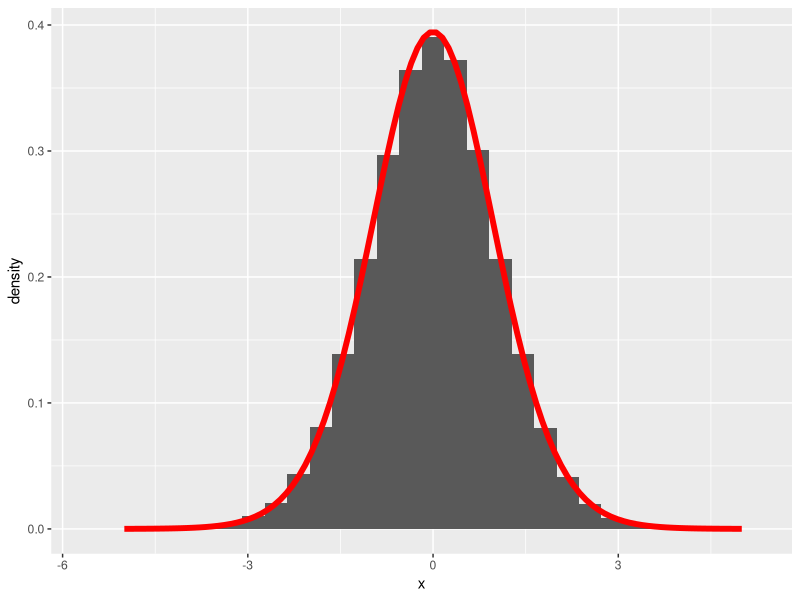
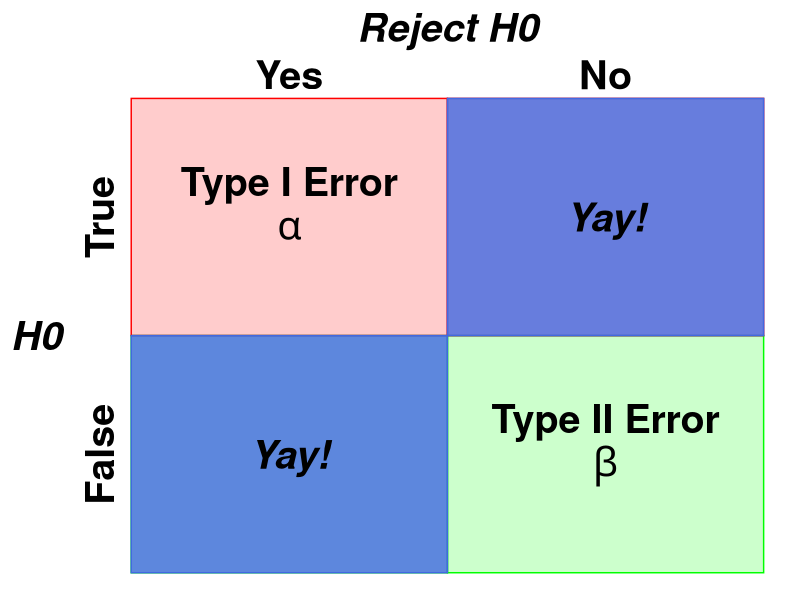
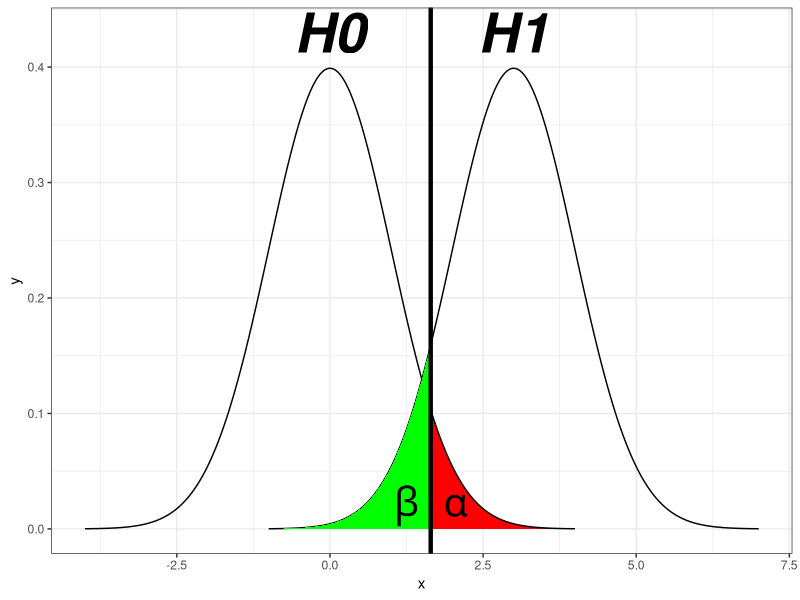
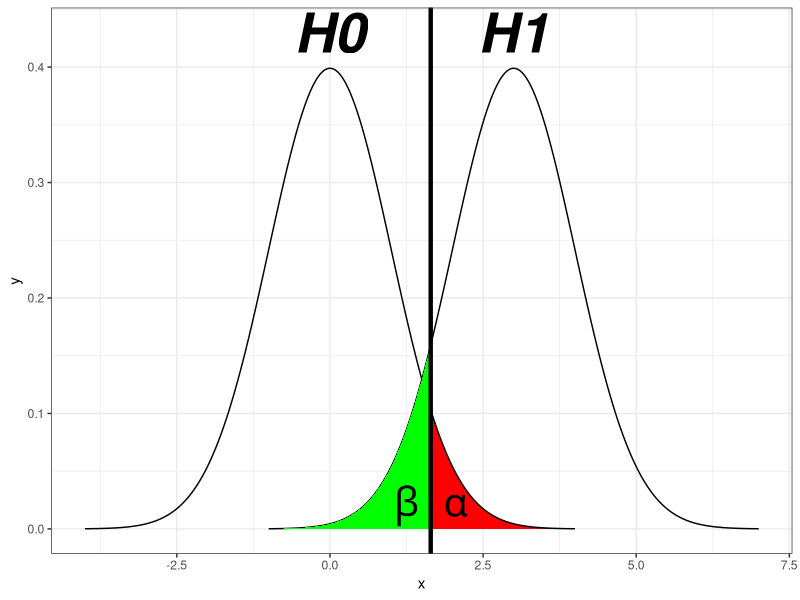

These figures' R source, in order:
## ---- chunk 1
#| code-fold: false

library(tidyverse)

## ---- chunk 2
#| code-fold: show
x <- rnorm(24, 3, 3)
## ---- chunk 3
t_stat <- function(i){
  x <- rnorm(24, 3, 3)
  tt <- (mean(x) - 3)/(sd(x)/sqrt(24))
  return(tt)
}
t_dist <- sapply(1:100000, t_stat)
xe <- seq(-5, 5, length.out = 100)
t_dist |> tibble(x = _) |> 
  ggplot(aes(x, y = ..density..)) +
  geom_histogram() +
  geom_line(data = tibble(x = xe, y = dt(xe, 23)),
            mapping = aes(x,y),
            col =  "red", lwd = 2)
## ---- chunk 4


a1 <- data.frame(
   x = c(2.5,3.5),
   y = c(41, 41),
   label = c("Yes", "No")
)

a2 <- data.frame(
   x = c(1.9),
   y = c(25, 35),
   label = c("False", "True")
)
a3 <- tibble(x = c(1.7,3), 
             y = c(30, 43), 
             label = c("H0", "Reject H0"))

yay <- tibble(x = c(2.5, 3.5), 
              y = c(25, 35), 
              label = c("Yay!", "Yay!"))

type1 <- tibble(x = c(2.5, 3.5),
                y = c(36.5, 26.5),
                label = c("Type I Error", "Type II Error"))

type2 <- tibble(x = c(3.5, 2.5),
                y = c(24.5, 34.5),
                label = c("beta", "alpha"))


# basic graph
p <- ggplot() + theme_void()

# Add rectangles
p + annotate("rect", 
             xmin=c(2,3), xmax=c(3,4), 
             ymin=c(20,20), ymax=c(30,30), 
             alpha=0.2, color="green", fill="green") + 
    annotate("rect", 
             xmin=c(2,3), xmax=c(3,4), 
             ymin=c(30,30), ymax=c(40,40), 
             alpha=0.2, color="red", fill="red") +
    annotate("rect",
             xmin=c(3,2), xmax=c(4,3),
             ymin=c(30, 20), ymax=c(40, 30),
             alpha=0.8, color="royalblue", fill="royalblue") +
    geom_text(data=a1, aes(x=x, y=y, label=label),
             size=10 , fontface="bold" ) +
    geom_text(data=a3, aes(x=x, y=y, label=label),
             size=10 , fontface="bold.italic" ) +
    geom_text(data=a2, aes(x=x, y=y, label=label),
             size=10, angle = 90, fontface="bold" ) +
    geom_text(data=yay, aes(x=x, y=y, label=label),
             size=10, fontface="bold.italic" ) +
    geom_text(data=type1, aes(x=x, y=y, label=label),
             size=10, fontface="bold") +
    geom_text(data=type2, aes(x=x, y=y, label=label),
             size=10, fontface="bold", parse = T ) 

  

## ---- chunk 5
x <- seq(-4, 4, length.out = 1000)
xx <- seq(-1, 7, length.out = 1000)
dt_one<-function(x){
            y <- dnorm(x)
            y[x < qnorm(.94)] <-NA
            return(y)
}
dt_two<-function(x){
            y <- dnorm(x, mean = 3)
            y[x > 1.645] <-NA
            return(y)
}
df1 <- tibble(x = x, y = dnorm(x))
df2 <- tibble(x = xx, y = dnorm(xx, mean = 3))

a1 <- tibble(x = c(0,3), y = c(0.43, 0.43), label = c("H0", "H1"))
a2 <- tibble(x = c(2.05,1.25), y = c(0.02, 0.02), label = c(paste("alpha"), "beta"))

df1 |> 
  ggplot(aes(x, y)) +
    stat_function(fun = dt_one, geom = "area", fill = "red") +
    geom_line() +
    geom_line(aes(x, y), df2) +
    stat_function(fun = dt_two, geom = "area", fill = "green") +
    geom_vline(aes(xintercept = 1.645), lwd = 1.5) +
    geom_text(data=a1, aes(x=x,y=y, label=label),
              size=14 , fontface="bold.italic" ) +
    geom_text(data=a2, aes(x=x,y=y, label=label),
              size=10 , fontface="bold.italic", parse = T) +
    theme_bw()

## ---- chunk 6
x <- seq(-4, 4, length.out = 1000)
xx <- seq(-1, 7, length.out = 1000)
dt_one<-function(x){
            y <- dnorm(x)
            y[x < qnorm(.94)] <-NA
            return(y)
}
dt_two<-function(x){
            y <- dnorm(x, mean = 3)
            y[x > 1.645] <-NA
            return(y)
}
df1 <- tibble(x = x, y = dnorm(x))
df2 <- tibble(x = xx, y = dnorm(xx, mean = 3))

a1 <- tibble(x = c(0,3), y = c(0.43, 0.43), label = c("H0", "H1"))
a2 <- tibble(x = c(2.05,1.25), y = c(0.02, 0.02), label = c(paste("alpha"), "beta"))

df1 |> 
  ggplot(aes(x, y)) +
    stat_function(fun = dt_one, geom = "area", fill = "red") +
    geom_line() +
    geom_line(aes(x, y), df2) +
    stat_function(fun = dt_two, geom = "area", fill = "green") +
    geom_vline(aes(xintercept = 1.645), lwd = 1.5) +
    geom_text(data=a1, aes(x=x,y=y, label=label),
              size=14 , fontface="bold.italic" ) +
    geom_text(data=a2, aes(x=x,y=y, label=label),
              size=10 , fontface="bold.italic", parse = T) +
    theme_bw()
